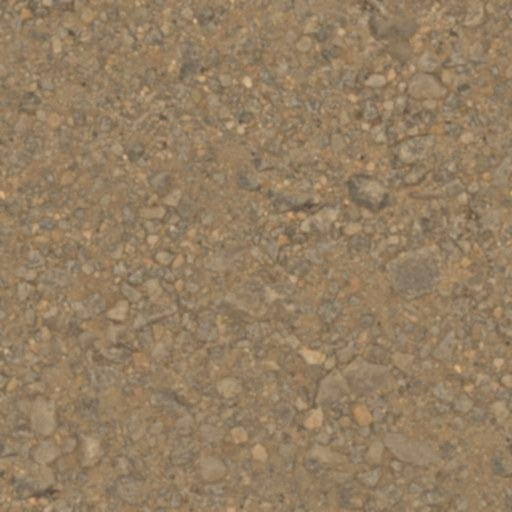
#> input picture bannieres/outils/ressources/bases/sol_rude.jpg, 512 x 512 px; its folder holds 2 pictures in this run
$ python lum3d.py ../../bannieres/outils/ressources/bases ../../bannieres/outils/ressources/bases/sol_terre.jpg
#> lines starting #> are read from the running program, lines starting #| are printed output that depends on the picture; after the words box and inside, x2 and y2 are one past the last pixel; in counts of white or black regions, pixels touching at a corner belong together
# Luminance avant/après de captures du même nom : python3 lum3d.py dossier_avant dossier_apres
# (moyenne Rec.709 de la bande de jeu, puis des seuls pixels éclairés > 3 = « couloirs visibles »)
import sys,glob,os
from PIL import Image
import numpy as np
def lum(p):
    a=np.asarray(Image.open(p).convert('RGB')).astype(float);Y=.2126*a[...,0]+.7152*a[...,1]+.0722*a[...,2]
#> after `Y = 0.2126 * a[..., 0] + 0.7152 * a[..., 1] + 0.0722 * a[..., 2]`:
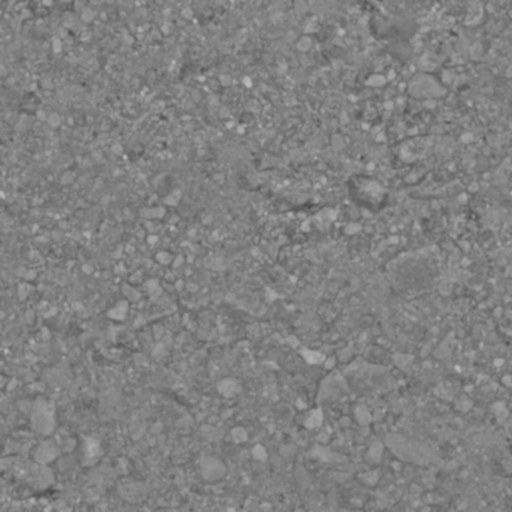
#> Y: shape (512, 512) float64; min 73.32, max 189.9, mean 129.2
    H,W=Y.shape;yy,xx=np.mgrid[0:H,0:W];band=(yy>H*.12)&(yy<H*.85);v=band&(Y>3);return round(Y[band].mean(),1),round(Y[v].mean(),1)
#> after `H, W = Y.shape`: H = 512; W = 512
#> after `v = band & (Y > 3)`:
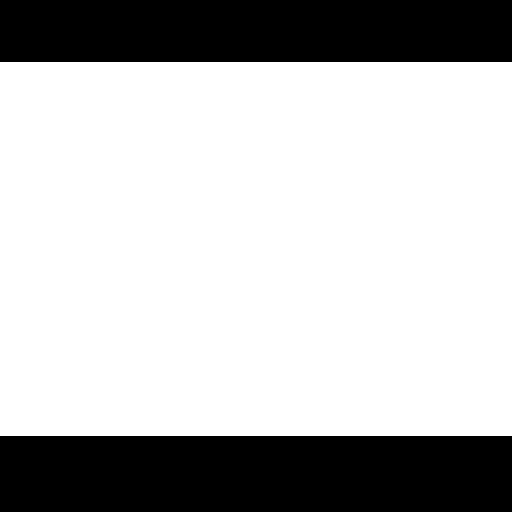
#> v: shape (512, 512) bool; 73% white; 2 black regions, box (x1, y1, x2, y2) and area: (0, 436, 512, 512) 38912, (0, 0, 512, 62) 31744
for f in sorted(os.listdir(sys.argv[1])):
    print(f'{f:20s} avant {lum(sys.argv[1]+"/"+f)}  après {lum(sys.argv[2]+"/"+f)}')
#> pass 2 of the loop `for f in sorted(os.listdir(sys.argv[1])):`:
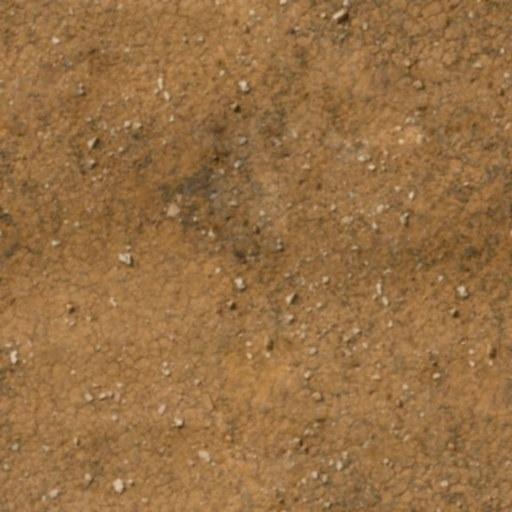
#> input picture bannieres/outils/ressources/bases/sol_terre.jpg, 512 x 512 px
#> in lum (call 3), `Y = 0.2126 * a[..., 0] + 0.7152 * a[..., 1] + 0.0722 * a[..., 2]`:
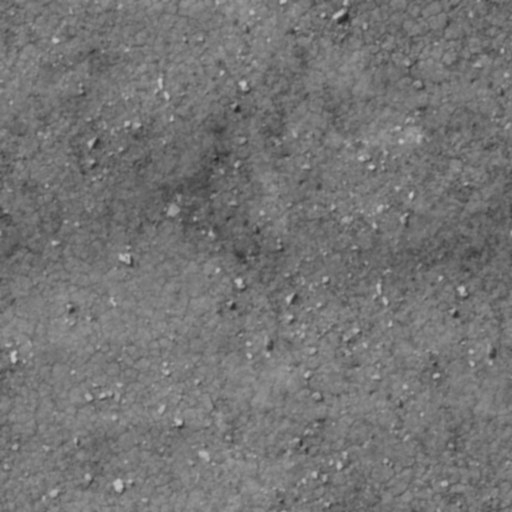
#> Y: shape (512, 512) float64; min 37.37, max 199.6, mean 117.3
